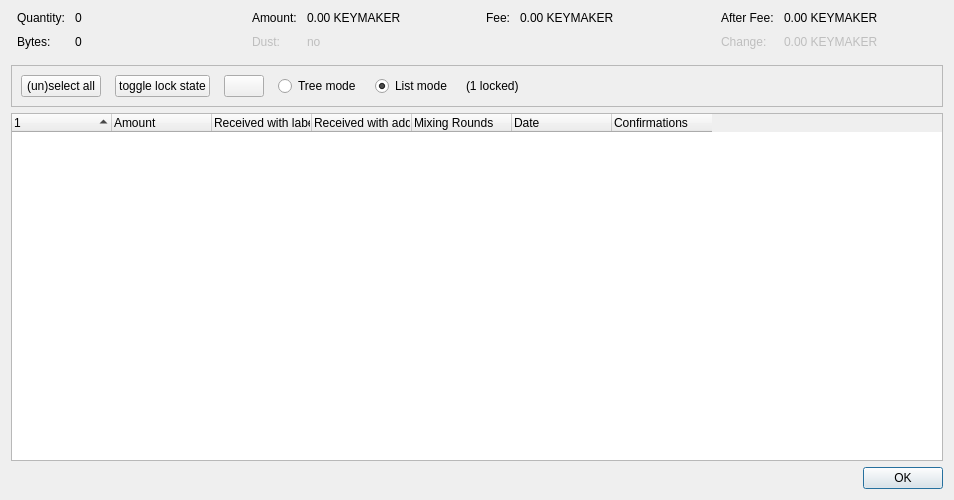
<?xml version="1.0" encoding="UTF-8"?>
<ui version="4.0">
 <class>CoinControlDialog</class>
 <widget class="QDialog" name="CoinControlDialog">
  <property name="geometry">
   <rect>
    <x>0</x>
    <y>0</y>
    <width>954</width>
    <height>500</height>
   </rect>
  </property>
  <property name="windowTitle">
   <string>Coin Selection</string>
  </property>
  <layout class="QVBoxLayout" name="verticalLayout">
   <item>
    <layout class="QHBoxLayout" name="horizontalLayoutTop" stretch="0,0,0,0">
     <property name="topMargin">
      <number>0</number>
     </property>
     <property name="bottomMargin">
      <number>10</number>
     </property>
     <item>
      <layout class="QFormLayout" name="formLayoutCoinControl1">
       <property name="horizontalSpacing">
        <number>10</number>
       </property>
       <property name="verticalSpacing">
        <number>10</number>
       </property>
       <property name="leftMargin">
        <number>6</number>
       </property>
       <property name="rightMargin">
        <number>6</number>
       </property>
       <item row="0" column="0">
        <widget class="QLabel" name="labelCoinControlQuantityText">
         <property name="text">
          <string>Quantity:</string>
         </property>
        </widget>
       </item>
       <item row="0" column="1">
        <widget class="QLabel" name="labelCoinControlQuantity">
         <property name="cursor">
          <cursorShape>IBeamCursor</cursorShape>
         </property>
         <property name="contextMenuPolicy">
          <enum>Qt::ActionsContextMenu</enum>
         </property>
         <property name="text">
          <string notr="true">0</string>
         </property>
         <property name="textInteractionFlags">
          <set>Qt::LinksAccessibleByMouse|Qt::TextSelectableByKeyboard|Qt::TextSelectableByMouse</set>
         </property>
        </widget>
       </item>
       <item row="1" column="0">
        <widget class="QLabel" name="labelCoinControlBytesText">
         <property name="text">
          <string>Bytes:</string>
         </property>
        </widget>
       </item>
       <item row="1" column="1">
        <widget class="QLabel" name="labelCoinControlBytes">
         <property name="cursor">
          <cursorShape>IBeamCursor</cursorShape>
         </property>
         <property name="contextMenuPolicy">
          <enum>Qt::ActionsContextMenu</enum>
         </property>
         <property name="text">
          <string notr="true">0</string>
         </property>
         <property name="textInteractionFlags">
          <set>Qt::LinksAccessibleByMouse|Qt::TextSelectableByKeyboard|Qt::TextSelectableByMouse</set>
         </property>
        </widget>
       </item>
      </layout>
     </item>
     <item>
      <layout class="QFormLayout" name="formLayoutCoinControl2">
       <property name="horizontalSpacing">
        <number>10</number>
       </property>
       <property name="verticalSpacing">
        <number>10</number>
       </property>
       <property name="leftMargin">
        <number>6</number>
       </property>
       <property name="rightMargin">
        <number>6</number>
       </property>
       <item row="0" column="0">
        <widget class="QLabel" name="labelCoinControlAmountText">
         <property name="text">
          <string>Amount:</string>
         </property>
        </widget>
       </item>
       <item row="0" column="1">
        <widget class="QLabel" name="labelCoinControlAmount">
         <property name="cursor">
          <cursorShape>IBeamCursor</cursorShape>
         </property>
         <property name="contextMenuPolicy">
          <enum>Qt::ActionsContextMenu</enum>
         </property>
         <property name="text">
          <string notr="true">0.00 KEYMAKER</string>
         </property>
         <property name="textInteractionFlags">
          <set>Qt::LinksAccessibleByMouse|Qt::TextSelectableByKeyboard|Qt::TextSelectableByMouse</set>
         </property>
        </widget>
       </item>
       <item row="1" column="0">
        <widget class="QLabel" name="labelCoinControlLowOutputText">
         <property name="enabled">
          <bool>false</bool>
         </property>
         <property name="text">
          <string>Dust:</string>
         </property>
        </widget>
       </item>
       <item row="1" column="1">
        <widget class="QLabel" name="labelCoinControlLowOutput">
         <property name="enabled">
          <bool>false</bool>
         </property>
         <property name="cursor">
          <cursorShape>IBeamCursor</cursorShape>
         </property>
         <property name="contextMenuPolicy">
          <enum>Qt::ActionsContextMenu</enum>
         </property>
         <property name="text">
          <string notr="true">no</string>
         </property>
         <property name="textInteractionFlags">
          <set>Qt::LinksAccessibleByMouse|Qt::TextSelectableByKeyboard|Qt::TextSelectableByMouse</set>
         </property>
        </widget>
       </item>
      </layout>
     </item>
     <item>
      <layout class="QFormLayout" name="formLayoutCoinControl3">
       <property name="horizontalSpacing">
        <number>10</number>
       </property>
       <property name="verticalSpacing">
        <number>10</number>
       </property>
       <property name="leftMargin">
        <number>6</number>
       </property>
       <property name="rightMargin">
        <number>6</number>
       </property>
       <item row="0" column="0">
        <widget class="QLabel" name="labelCoinControlFeeText">
         <property name="text">
          <string>Fee:</string>
         </property>
        </widget>
       </item>
       <item row="0" column="1">
        <widget class="QLabel" name="labelCoinControlFee">
         <property name="cursor">
          <cursorShape>IBeamCursor</cursorShape>
         </property>
         <property name="contextMenuPolicy">
          <enum>Qt::ActionsContextMenu</enum>
         </property>
         <property name="text">
          <string notr="true">0.00 KEYMAKER</string>
         </property>
         <property name="textInteractionFlags">
          <set>Qt::LinksAccessibleByMouse|Qt::TextSelectableByKeyboard|Qt::TextSelectableByMouse</set>
         </property>
        </widget>
       </item>
      </layout>
     </item>
     <item>
      <layout class="QFormLayout" name="formLayoutCoinControl4">
       <property name="horizontalSpacing">
        <number>10</number>
       </property>
       <property name="verticalSpacing">
        <number>10</number>
       </property>
       <property name="leftMargin">
        <number>6</number>
       </property>
       <property name="rightMargin">
        <number>6</number>
       </property>
       <item row="0" column="0">
        <widget class="QLabel" name="labelCoinControlAfterFeeText">
         <property name="text">
          <string>After Fee:</string>
         </property>
        </widget>
       </item>
       <item row="0" column="1">
        <widget class="QLabel" name="labelCoinControlAfterFee">
         <property name="cursor">
          <cursorShape>IBeamCursor</cursorShape>
         </property>
         <property name="contextMenuPolicy">
          <enum>Qt::ActionsContextMenu</enum>
         </property>
         <property name="text">
          <string notr="true">0.00 KEYMAKER</string>
         </property>
         <property name="textInteractionFlags">
          <set>Qt::LinksAccessibleByMouse|Qt::TextSelectableByKeyboard|Qt::TextSelectableByMouse</set>
         </property>
        </widget>
       </item>
       <item row="1" column="0">
        <widget class="QLabel" name="labelCoinControlChangeText">
         <property name="enabled">
          <bool>false</bool>
         </property>
         <property name="text">
          <string>Change:</string>
         </property>
        </widget>
       </item>
       <item row="1" column="1">
        <widget class="QLabel" name="labelCoinControlChange">
         <property name="enabled">
          <bool>false</bool>
         </property>
         <property name="cursor">
          <cursorShape>IBeamCursor</cursorShape>
         </property>
         <property name="contextMenuPolicy">
          <enum>Qt::ActionsContextMenu</enum>
         </property>
         <property name="text">
          <string notr="true">0.00 KEYMAKER</string>
         </property>
         <property name="textInteractionFlags">
          <set>Qt::LinksAccessibleByMouse|Qt::TextSelectableByKeyboard|Qt::TextSelectableByMouse</set>
         </property>
        </widget>
       </item>
      </layout>
     </item>
    </layout>
   </item>
   <item>
    <widget class="QFrame" name="frame">
     <property name="minimumSize">
      <size>
       <width>0</width>
       <height>40</height>
      </size>
     </property>
     <property name="frameShape">
      <enum>QFrame::StyledPanel</enum>
     </property>
     <property name="frameShadow">
      <enum>QFrame::Sunken</enum>
     </property>
     <layout class="QHBoxLayout" name="horizontalLayout">
      <item>
       <layout class="QHBoxLayout" name="horizontalLayoutPanel" stretch="0,0,0,0,0,0,0">
        <property name="spacing">
         <number>14</number>
        </property>
        <item>
         <widget class="QPushButton" name="pushButtonSelectAll">
          <property name="sizePolicy">
           <sizepolicy hsizetype="Maximum" vsizetype="Fixed">
            <horstretch>0</horstretch>
            <verstretch>0</verstretch>
           </sizepolicy>
          </property>
          <property name="text">
           <string>(un)select all</string>
          </property>
          <property name="autoDefault">
           <bool>false</bool>
          </property>
         </widget>
        </item>
        <item>
         <widget class="QPushButton" name="pushButtonToggleLock">
          <property name="sizePolicy">
           <sizepolicy hsizetype="Maximum" vsizetype="Fixed">
            <horstretch>0</horstretch>
            <verstretch>0</verstretch>
           </sizepolicy>
          </property>
          <property name="text">
           <string>toggle lock state</string>
          </property>
          <property name="autoDefault">
           <bool>false</bool>
          </property>
         </widget>
        </item>
        <item>
         <widget class="QPushButton" name="hideButton">
          <property name="sizePolicy">
           <sizepolicy hsizetype="Maximum" vsizetype="Fixed">
            <horstretch>0</horstretch>
            <verstretch>0</verstretch>
           </sizepolicy>
          </property>
          <property name="text">
           <string/>
          </property>
          <property name="autoDefault">
           <bool>false</bool>
          </property>
         </widget>
        </item>
        <item>
         <widget class="QRadioButton" name="radioTreeMode">
          <property name="sizePolicy">
           <sizepolicy hsizetype="Maximum" vsizetype="Fixed">
            <horstretch>0</horstretch>
            <verstretch>0</verstretch>
           </sizepolicy>
          </property>
          <property name="text">
           <string>Tree mode</string>
          </property>
         </widget>
        </item>
        <item>
         <widget class="QRadioButton" name="radioListMode">
          <property name="sizePolicy">
           <sizepolicy hsizetype="Maximum" vsizetype="Fixed">
            <horstretch>0</horstretch>
            <verstretch>0</verstretch>
           </sizepolicy>
          </property>
          <property name="text">
           <string>List mode</string>
          </property>
          <property name="checked">
           <bool>true</bool>
          </property>
         </widget>
        </item>
        <item>
         <widget class="QLabel" name="labelLocked">
          <property name="text">
           <string>(1 locked)</string>
          </property>
         </widget>
        </item>
        <item>
         <spacer name="horizontalSpacer">
          <property name="orientation">
           <enum>Qt::Horizontal</enum>
          </property>
          <property name="sizeHint" stdset="0">
           <size>
            <width>40</width>
            <height>20</height>
           </size>
          </property>
         </spacer>
        </item>
       </layout>
      </item>
     </layout>
    </widget>
   </item>
   <item>
    <widget class="CoinControlTreeWidget" name="treeWidget">
     <property name="contextMenuPolicy">
      <enum>Qt::CustomContextMenu</enum>
     </property>
     <property name="sortingEnabled">
      <bool>false</bool>
     </property>
     <property name="columnCount">
      <number>7</number>
     </property>
     <attribute name="headerShowSortIndicator" stdset="0">
      <bool>true</bool>
     </attribute>
     <attribute name="headerStretchLastSection">
      <bool>false</bool>
     </attribute>
     <column>
      <property name="text">
       <string/>
      </property>
     </column>
     <column>
      <property name="text">
       <string>Amount</string>
      </property>
     </column>
     <column>
      <property name="text">
       <string>Received with label</string>
      </property>
     </column>
     <column>
      <property name="text">
       <string>Received with address</string>
      </property>
     </column>
     <column>
      <property name="text">
       <string>Mixing Rounds</string>
      </property>
     </column>
     <column>
      <property name="text">
       <string>Date</string>
      </property>
     </column>
     <column>
      <property name="text">
       <string>Confirmations</string>
      </property>
      <property name="toolTip">
       <string>Confirmed</string>
      </property>
     </column>
    </widget>
   </item>
   <item>
    <widget class="QDialogButtonBox" name="buttonBox">
     <property name="orientation">
      <enum>Qt::Horizontal</enum>
     </property>
     <property name="standardButtons">
      <set>QDialogButtonBox::Ok</set>
     </property>
    </widget>
   </item>
  </layout>
 </widget>
 <customwidgets>
  <customwidget>
   <class>CoinControlTreeWidget</class>
   <extends>QTreeWidget</extends>
   <header>qt/coincontroltreewidget.h</header>
  </customwidget>
 </customwidgets>
 <resources/>
 <connections/>
</ui>
